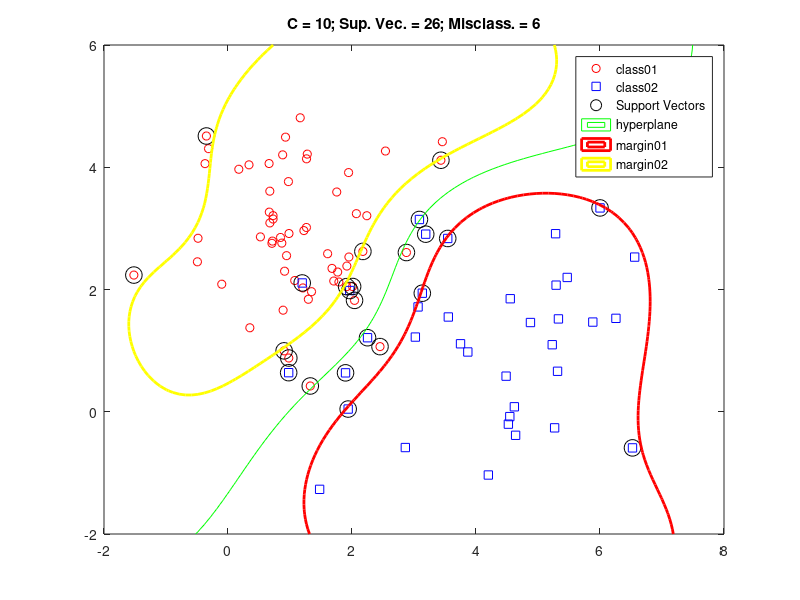

This figure's MATLAB source:

close all;
clear all;
% rng('default');
% generate data
rng(100);
class1=mvnrnd([1 3],[1 0; 0 1],60);
class2=mvnrnd([4 1],[2 0; 0 2],40);
x=[ class1;class2]';
y = [  ones(60,1); 
      -ones(40,1)  ]';
ClassA = find( y == +1 );
ClassB = find( y == -1 );
samples = [class1; class2];                                 % Samples
[N l] = size(samples);
samples(:,3) = 1;                                           % Append ones
y = [ones(length(class1),1);...                             % Assign Labels
    -ones(length(class2),1)];
%design SVM
f1 = -ones(N,1);                            
lb1 = zeros(N,1);
Aeq1 = y';
beq1 = 0;
sigma = 1.75;
samples1 = samples(:,1:2);
% design rbf
rbf	= zeros(N);
for i = 1:N
        rbf(:,i)    = exp(-(vecnorm(samples1-samples1(i,:),2,2).^2)./(2*sigma^2) );
end
H = (y*y').* rbf+ (1e-6)*eye(N);
C=10;
ub3 = C * ones(N,1); 
alpha = quadprog(H,f1,[],[],Aeq1, beq1, lb1,ub3);
alpha(alpha< 10^(-5)) = 0;

% Find Bais 
B1 = 1/y - (y.*alpha)'*rbf;
w_0 = mean(1/y - (y.*alpha)'*rbf);
W_1 = mean(B1);
a_star = (y.*alpha)'*rbf;
svbias = find((alpha > 0) & (alpha < C));
svbias2 = find(alpha>1e-7);
B = y(svbias) - a_star(svbias)';
bias = mean(B);
alpha2=y(svbias2).*alpha(svbias2);
%Calculate Misclassification
classified=(rbf*(y.*alpha)+bias);
misclass_c1 = classified(1:60);
misc_c1_amount = length(find(misclass_c1 < 0));
misclass_c2 = classified(61:100);
misc_c2_amount = length(find(misclass_c2 > 0));
total_miscalssified = misc_c1_amount + misc_c2_amount;

%% Plotting
 [d1,d2] = meshgrid(linspace(-2, 8, 100), linspace(-2, 6, 100));
    Xp = [reshape(d1,numel(d1),1) reshape(d2,numel(d2),1)];
    m = length(Xp);
    Z = zeros(m,1);
    for i = 1:N
        rbf2(:,i)    = exp(-(vecnorm(Xp-samples1(i,:),2,2).^2)./(2*sigma^2) );
    end
qm= rbf2 * (alpha.*y) +bias;
qm1 = rbf2 * (alpha.*y) +(bias+1);
qm2 = rbf2 * (alpha.*y) +(bias-1);
Zm=reshape(qm,size(d1));
Zm1=reshape(qm1,size(d1));
Zm2=reshape(qm2,size(d1));
figure;
plot(x(1,ClassA),x(2,ClassA),'ro');
hold on;
plot(x(1,ClassB),x(2,ClassB),'bs');

plot(x(1,svbias2),x(2,svbias2),'ko','MarkerSize',12);
 contour(d1,d2,Zm, [0 0],'g');
 contour(d1,d2,Zm1, [0 0] ,'r','linewidth',2)
 contour(d1,d2,Zm2, [0 0] ,'y','linewidth',2)    
 legend('class01','class02','Support Vectors','hyperplane','margin01','margin02');
title(['C = 10; Sup. Vec. = ', num2str(length(svbias2)), '; Misclass. = ', num2str(total_miscalssified)]);
hold off


